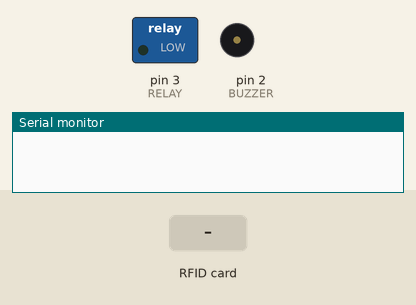
Recording of a sketch running on a simulated Arduino Uno, built with avr-gcc and run on an emulated ATmega328P. On the bench: switched loads named in the sketch (green lamp = pin HIGH), buzzer (waves = sounding), the last lines printed to the serial monitor. The test bench sets the inputs (shaded band). Pins used as bus, display or sensor lines are not drawn.

Above: at 1.2 s.
1.3 s: RFID card 83 23 38 BB held to the reader
At 2.1 s:
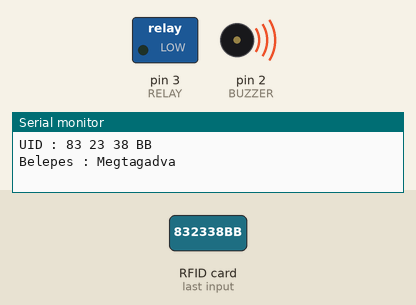
3.8 s: RFID card 5E 7A 19 C4 held to the reader
At 5.5 s:
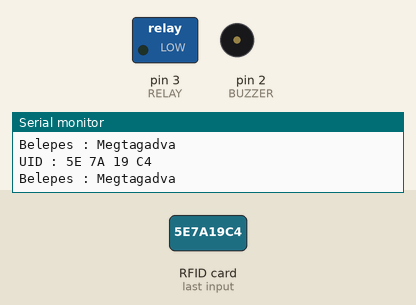
Timing chart, 0 to 7.0 s (numbered marks = the images above; inputs shaded):
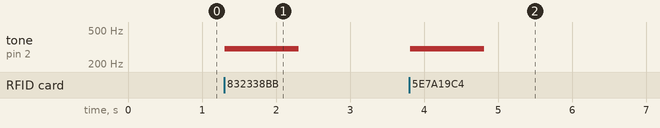

Measured:
- after the input at 1.3 s, tone on pin 2 (BUZZER): silent → 300 Hz at once, → silent 1.0 s later
- after the input at 3.8 s, tone on pin 2 (BUZZER): silent → 300 Hz at once, → silent 1.0 s later

The sketch:

lock.ino
```cpp
#include <SPI.h> //Ez a könyvtár lehetővé teszi az SPI eszközökkel való kommunikációt, ahol az Arduino a master eszköz.
#include <MFRC522.h> //Arduino könyvtár MFRC522 és más RFID RC522 alapú modulokhoz.

#define SS 10
#define RST 9
#define BUZZER 2 //Csengő pin
#define RELAY 3 //Relé pin
#define DELAY 1000 //Késleltetés ms-ben megadva
MFRC522 mfrc522(SS, RST);   //MFRC522 RFID scanner páldányosítása

void setup() {
  Serial.begin(9600);   // Beállítja a soros adatátvitel adatátviteli sebességét másodpercenkénti bitben (baud).
  SPI.begin();          //  Az SPI-busz inicializálása az SCK, MOSI és SS kimenetekre állításával, az SCK és MOSI alacsonyra, az SS pedig magasra húzásával.
  mfrc522.PCD_Init();   // Az MFRC522 chip inicializálása.
  pinMode(RELAY, OUTPUT); //A RELAY pin-t úgy konfigurálja, hogy kimenetként viselkedjen.
  pinMode(BUZZER, OUTPUT); //A BUZZER pin-t úgy konfigurálja, hogy kimenetként viselkedjen.
  noTone(BUZZER); //Leállítja a tone() által kiváltott négyszöghullám generálását. Nincs hatása, ha nem generál hangot.
  digitalWrite(RELAY, LOW); //A pinMode() segítségével OUTPUT-ként konfigurált pin, akkor 0V (föld)-re lesz állítva.
}

void loop() {
  if (!mfrc522.PICC_IsNewCardPresent()) {//Igazat ad vissza, ha egy PICC válaszol a PICC_CMD_REQA parancsra. Csak az IDLE állapotú "új" kártyák kapnak meghívást. A HALT állapotban lévő alvó kártyákat figyelmen kívül hagyja
    return; //Addig loopol a függvény, amíg nem érzékel kártyát
  }
  //A program akkor jut ide, ha új kártyát észlelt
  if (!mfrc522.PICC_ReadCardSerial()) {//Igazat ad vissza, ha egy UID beolvasható.
    return;
  }
  //Debugolási szempontból érdemes kiíratni az érzékelt kártya azonosítóját
  Serial.print("UID :");
  String tagUid= ""; //Változó, amiben az érzékelt RFID tag UID-jét tároljuk
  for (byte i = 0; i < mfrc522.uid.size; i++) {//Végigmegyünk az UID hosszán
     Serial.print(mfrc522.uid.uidByte[i] < 0x10 ? " 0" : " ");
     Serial.print(mfrc522.uid.uidByte[i], HEX); //Kiiratjuk az aktuális karaktert
     tagUid.concat(String(mfrc522.uid.uidByte[i] < 0x10 ? " 0" : " "));
     tagUid.concat(String(mfrc522.uid.uidByte[i], HEX)); //A későbbi ellenőrzés végett elmentjük az UID karaktereit a korábban létrehozozz változónkba
  }
  Serial.println();
  Serial.print("Belepes : ");
  tagUid.toUpperCase(); //Minden betűt nagybetűre állítunk
  if (tagUid.substring(1) == "XX XX XX XX" || tagUid.substring(1) == "XX XX XX XX") {//Itt ellenőrízhetjük, hogy a megadottak között volt-e a próbált RFID tag
    Serial.println("Jovahagyva");
    Serial.println();
    delay(500); //A program elején megadott ideig késlelteti a továbbhaladást
    digitalWrite(RELAY, HIGH); //Relére magas feszültség küldése, aminek hatására az kinyitja a szolenoid zárat
    delay(DELAY);   //A program elején megadott ideig késlelteti a továbbhaladást
    digitalWrite(RELAY, LOW); //A relé alacsony fesztültséget kap, a zár a kezdőpozíciójába áll
  } else {
    Serial.println("Megtagadva");
    tone(BUZZER, 300); //Sikertelen kísérlet esetén a megadott frekvenciájú négyszöghullámot generál
    delay(DELAY); //A program elején megadott ideig késlelteti a továbbhaladást
    noTone(BUZZER); //A piezo hangjelző a noTone() hívásáig fog hangot kibocsájtani
  }
}

//...
```

lock.c
```cpp
//Viral Science www.youtube.com/c/viralscience
//RFID Solenoid Lock

#include <SPI.h>
#include <MFRC522.h>

#define SS_PIN 10
#define RST_PIN 9
#define LED_G 5 //define green LED pin
#define LED_R 4 //define red LED
#define RELAY 3 //relay pin
#define BUZZER 2 //buzzer pin
#define ACCESS_DELAY 2000
#define DENIED_DELAY 1000
MFRC522 mfrc522(SS_PIN, RST_PIN);   // Create MFRC522 instance.

void setup()
{
  Serial.begin(9600);   // Initiate a serial communication
  SPI.begin();          // Initiate  SPI bus
  mfrc522.PCD_Init();   // Initiate MFRC522
  pinMode(LED_G, OUTPUT);
  pinMode(LED_R, OUTPUT);
  pinMode(RELAY, OUTPUT);
  pinMode(BUZZER, OUTPUT);
  noTone(BUZZER);
  digitalWrite(RELAY, LOW);
  Serial.println("Put your card to the reader...");
  Serial.println();

}
void loop()
{
  // Look for new cards
  if ( ! mfrc522.PICC_IsNewCardPresent())
  {
    return;
  }
  // Select one of the cards
  if ( ! mfrc522.PICC_ReadCardSerial())
  {
    return;
  }
  //Show UID on serial monitor
  Serial.print("UID tag :");
  String content= "";
  byte letter;
  for (byte i = 0; i < mfrc522.uid.size; i++)
  {
     Serial.print(mfrc522.uid.uidByte[i] < 0x10 ? " 0" : " ");
     Serial.print(mfrc522.uid.uidByte[i], HEX);
     content.concat(String(mfrc522.uid.uidByte[i] < 0x10 ? " 0" : " "));
     content.concat(String(mfrc522.uid.uidByte[i], HEX));
  }
  Serial.println();
  Serial.print("Message : ");
  content.toUpperCase();
  if (content.substring(1) == "83 23 38 BB") //change here the UID of the card/cards that you want to give access
  {
    Serial.println("Authorized access");
    Serial.println();
    delay(500);
    digitalWrite(RELAY, HIGH);
    digitalWrite(LED_G, HIGH);
    delay(ACCESS_DELAY);
    digitalWrite(RELAY, LOW);
    digitalWrite(LED_G, LOW);
  }

 else   {
    Serial.println(" Access denied");
    digitalWrite(LED_R, HIGH);
    tone(BUZZER, 300);
    delay(DENIED_DELAY);
    digitalWrite(LED_R, LOW);
    noTone(BUZZER);
  }
}
```
